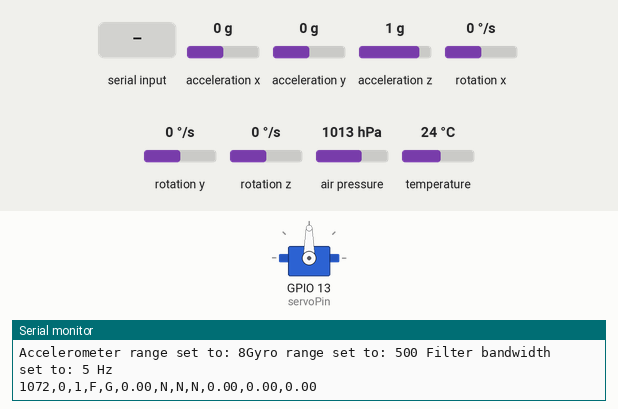
This sketch was run on a simulated ESP32. Parts: servo, the last lines printed to the serial monitor. Inputs (shaded band) come from the test bench; at power-on: air pressure 1013 hPa, acceleration x 0 g, acceleration y 0 g, acceleration z 1 g, rotation x 0 °/s, rotation y 0 °/s, rotation z 0 °/s, temperature 24 °C.

Above: at 1.3 s.
1.4 s: air pressure set to 952 hPa
6.6 s: "84\n" received over Serial
At 7.4 s:
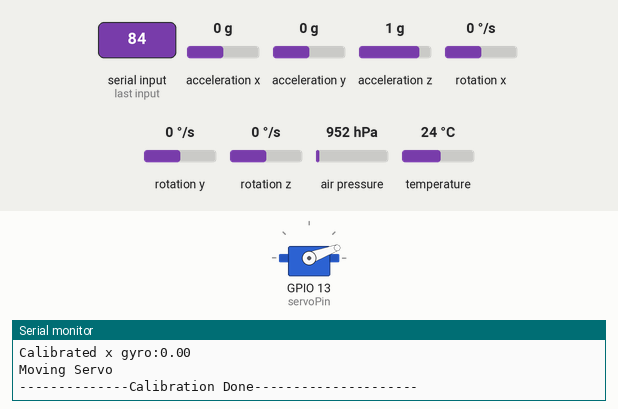
Timing chart, 0 to 9.6 s (numbered marks = the images above; inputs shaded):
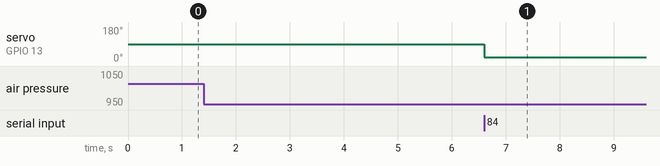

Measured:
- after the input at 6.6 s, servo on GPIO 13 (servoPin): 90° → 20° at once

The sketch:

flightsoftware.ino
```cpp
//https://randomnerdtutorials.com/esp32-bmp388-arduino/
//https://randomnerdtutorials.com/esp32-mpu-6050-accelerometer-gyroscope-arduino/


#include <Adafruit_MPU6050.h>
#include <Adafruit_Sensor.h>
#include <Wire.h>
#include <SPI.h>
#include <Adafruit_Sensor.h>
#include "Adafruit_BMP3XX.h"
#include <ESP32Servo.h>


#define BMP_SCK 18
#define BMP_MISO 19
#define BMP_MOSI 23
#define BMP_CS 5
#define SEALEVELPRESSURE_HPA (891.5) //1013.25
Adafruit_MPU6050 mpu;
Adafruit_BMP3XX bmp;


unsigned long int pkt = 0;
float current_level,maximum_altitude,previous_level,delta,alt,cal_alt,cal_x,cal_y;
int x,m_time,release_flag = 0;
char ss;

char mde = 'F';
char hs_deployed = 'N';
char pc_deployed = 'N';
char mast_raised = 'N';


//---------buzzer---------
int freq = 2000;
int channel = 0;
int resolution = 8;

//-------------------servo--------

Servo myservo;  // create servo object to control a servo
int servoPin = 13;


void setup() {
  Serial.begin(115200);
  while (!Serial)
    delay(10);

 //-------------------initializing bmp and mpu--------------

  Serial.println("Adafruit BMP388 / BMP390 test");

  if (!mpu.begin()) {
    Serial.println("Failed to find MPU6050 chip");
    while (1) {
      delay(10);
    }
  }

  if (!bmp.begin_SPI(BMP_CS)) {  // hardware SPI mode
    Serial.println("Could not find a valid BMP3 sensor, check wiring!");
    while (1);
  }

  Serial.println("MPU6050 and bmp388 Found!");


//-------------------------mpu----------------------------------
  mpu.setAccelerometerRange(MPU6050_RANGE_8_G); //2,4,8,16
  Serial.print("Accelerometer range set to: 8");

  mpu.setGyroRange(MPU6050_RANGE_500_DEG);
  Serial.print("Gyro range set to: 500 ");  //250,500,1000,2000

  mpu.setFilterBandwidth(MPU6050_BAND_5_HZ); //260,184,94,44,21,10,5
  Serial.print("Filter bandwidth set to: 5 Hz ");

  Serial.println("");
  delay(100);

//---------------------bmp388----------------------

  // Set up oversampling and filter initialization
  bmp.setTemperatureOversampling(BMP3_OVERSAMPLING_8X);
  bmp.setPressureOversampling(BMP3_OVERSAMPLING_4X);
  bmp.setIIRFilterCoeff(BMP3_IIR_FILTER_COEFF_3);
  bmp.setOutputDataRate(BMP3_ODR_50_HZ);

  //---------------buzzer---------------------
//
//  ledcSetup(channel, freq, resolution);
//  ledcAttachPin(14, channel);
//  ledcWriteTone(channel, 0);
//  ledcWrite(channel, 0);

  //------------------------servo--------------------

  // Allow allocation of all timers
  ESP32PWM::allocateTimer(0);
  ESP32PWM::allocateTimer(1);
  ESP32PWM::allocateTimer(2);
  ESP32PWM::allocateTimer(3);
  myservo.setPeriodHertz(50);
  myservo.attach(servoPin, 500, 2400);

  cal_alt = bmp.readAltitude(SEALEVELPRESSURE_HPA);
}

void loop() {
  pkt++;

  sensors_event_t a, g, temp;
  mpu.getEvent(&a, &g, &temp);

  if( (Serial.available()== 0)){

  int x = Serial.parseInt();

  if (x == 84)
    {

      Serial.println("---------------------Calibrating--------------------");
      cal_x = g.gyro.x;
      cal_y = g.gyro.y;
      cal_alt = bmp.readAltitude(SEALEVELPRESSURE_HPA);
      Serial.print("Calibrated Altitude:");
      Serial.println(cal_alt);
      Serial.print("Calibrated x gyro:");
      Serial.println(cal_x);
      Serial.print("Calibrated x gyro:");

      Serial.println(cal_y);
      servomove();
      Serial.println("--------------Calibration Done---------------------");

      delay(5000);
    }
  }


  alt = bmp.readAltitude(SEALEVELPRESSURE_HPA);

  alti();
  software_state();
  telemetry();


 delay(1000-millis()/1000);
}

//void buzz() {
//  ledcWriteTone(channel, freq);
//  ledcWrite(channel, 255);
//  delay(1000);
//}

void servomove(){
  myservo.write(20);
  Serial.println("Moving Servo");
  delay(15);
}


void alti()
{
  current_level = (alt - cal_alt);
  if ((alt - cal_alt) < 500.0){
    if (maximum_altitude < current_level){
      maximum_altitude = current_level;
    }
  }
  else{
    release_flag = 1;
  }
}


void software_state(){
  delta = current_level - previous_level;
  previous_level = current_level;

  if (release_flag == 0){
    if (delta <=1.0 && delta >=-1.0){
    ss = 'G';
    }
   else if (delta >=1.0){
      ss = 'A';
    }
    else if (delta <=-1.0){
      ss = 'D';
    }
  }
  else if (release_flag == 1){
    if ((current_level < 700.0) && (current_level > 40.0)){
      ss = 'P';
    }
    else if (current_level < 40.0){
      ss = 'L';
    }
  }
}

void telemetry()
{
  sensors_event_t a, g, temp;
  mpu.getEvent(&a, &g, &temp);

  Serial.print("1072");
  Serial.print(",");
  Serial.print(m_time);
  Serial.print(",");
  Serial.print(pkt);
  Serial.print(",");
  Serial.print(mde);
  Serial.print(",");
  Serial.print(ss);
  Serial.print(",");
  Serial.print(current_level);
  Serial.print(",");
  Serial.print(hs_deployed);
  Serial.print(",");
  Serial.print(pc_deployed);
  Serial.print(",");
  Serial.print(mast_raised);
  Serial.print(",");
  Serial.print(bmp.temperature);
  Serial.print(",");
  Serial.print( g.gyro.x- cal_x);
  Serial.print(",");
  Serial.print( g.gyro.y - cal_y);
  Serial.println();

}


int release_mechanism()
{
  if (ss == 'P')
  {
    //if(d == 0){
//---------------- Camera deployment -----------------------------------------------------------------------------------
      //digitalWrite(cam_trigger, LOW);
     // delay(1200);
     // digitalWrite(cam_trigger, HIGH);
//-----------------------------------------------------------------------------------------------------------------------


      //d = d + 1;
      //EEPROM.put(16,d);
    //}
  }

    if (ss == 'L')
    {
    //Audio Beacon activation, Camera stop & Telemetry Stop
      //analogWrite(Buzzer_pin,255);
      //digitalWrite(cam_trigger,LOW);
      //EEPROM.write(2,0);
    }
}
```
